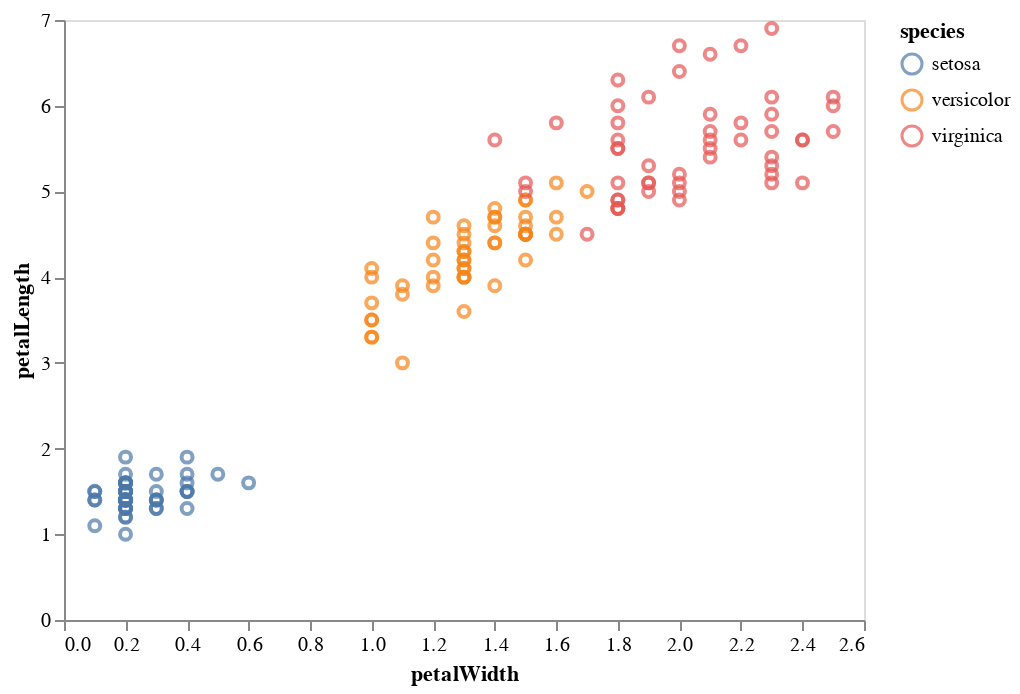

This figure's notebook cell:
### Code cell
alt.Chart(iris).mark_point().encode(
    x='petalWidth',
    y='petalLength',
    color='species'
).configure_axis(
    grid=False
)

### Figure 1 — Vega-Lite specification as saved in the notebook (floating-point values rounded to 4 significant figures; data arrays with more than 128 entries replaced by an {"elided": "..."} marker saying what was removed)
{"$schema": "https://vega.github.io/schema/vega-lite/v2.4.3.json", "config": {"axis": {"grid": false}, "view": {"height": 300, "width": 400}}, "data": {"values": {"elided": "150 records"}}, "encoding": {"color": {"field": "species", "type": "nominal"}, "x": {"field": "petalWidth", "type": "quantitative"}, "y": {"field": "petalLength", "type": "quantitative"}}, "mark": "point"}
